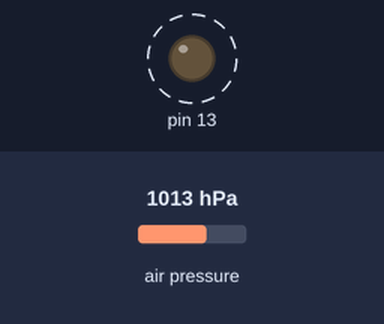
This sketch was run on a simulated Arduino Uno, built with avr-gcc and run on an emulated ATmega328P. Shown: output pins drawn as LEDs (lit = HIGH). Dashed ring = blinking. Inputs (shaded band) come from the test bench; at power-on: air pressure 1013 hPa. What the sketch prints to the serial monitor is not drawn.

Above: at 0.5 s.
Timing chart, 0 to 4.6 s (numbered marks = the images above):
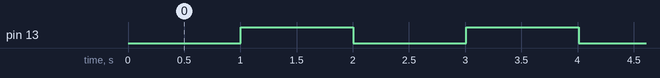

The sketch:

Bme.ino
```cpp
#include "CSBme.h"

CSBme bme;


void setup() {
    Serial.begin(9600);
    bme.config();
    pinMode(13, OUTPUT);
}

int light = 0;
void loop() {
    Serial.println(bme.readAlt());

    if (light) {
        digitalWrite(13, HIGH);
        light = 0;
    } else {
        digitalWrite(13, LOW);
        light = 1;
    }
    delay(1000);
}
```

CSBme.cpp
```cpp
#include "CSBme.h"

Adafruit_BME280 internalBme(10);

CSBme::CSBme() {
    groundAlt = 0.0;
}

void CSBme::config() {
    // Config sensor here
    int status = internalBme.begin();
    if (status != 0) {
        Serial.println("CSBme: internal BME280 failed to init, status code is " + String(status));
    }
}

float CSBme::readAlt() { // Metres
    return internalBme.readAltitude(SEALEVELPRESSURE_HPA) - groundAlt;
}

float CSBme::readAltRaw() { // Metres
    return internalBme.readAltitude(SEALEVELPRESSURE_HPA);
}

float CSBme::readTemp() { // Celsius
    return internalBme.readTemperature();
}

float CSBme::readPressure() { // Hecto pascals
    return internalBme.readPressure() / 100.0F;
}

void CSBme::setGroundAlt(float newAlt) {
    groundAlt = newAlt;
}
```

CSBme.h
```cpp
#ifndef CSBME_H
#define CSBME_H

#include "Arduino.h"

#include "Adafruit_BME280.h"

#define SEALEVELPRESSURE_HPA 1013.25

class CSBme {
public:
    CSBme();
    void config();

    float readAlt();
    float readAltRaw();
    float readTemp();
    float readPressure();

    void setGroundAlt(float newAlt);
private:
    float groundAlt;
};

#endif
```

Measured:
- by itself, pin 13: alternates HIGH for 1.0 s and LOW for 1.0 s
